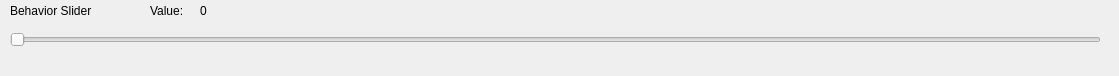
<?xml version="1.0" encoding="UTF-8"?>
<ui version="4.0">
 <class>sliderWidget</class>
 <widget class="QWidget" name="sliderWidget">
  <property name="windowModality">
   <enum>Qt::NonModal</enum>
  </property>
  <property name="geometry">
   <rect>
    <x>0</x>
    <y>0</y>
    <width>1119</width>
    <height>76</height>
   </rect>
  </property>
  <property name="windowTitle">
   <string>Form</string>
  </property>
  <widget class="QLabel" name="behaviorLabel">
   <property name="geometry">
    <rect>
     <x>10</x>
     <y>0</y>
     <width>141</width>
     <height>21</height>
    </rect>
   </property>
   <property name="font">
    <font>
     <pointsize>9</pointsize>
    </font>
   </property>
   <property name="text">
    <string>Behavior Slider</string>
   </property>
  </widget>
  <widget class="QLabel" name="sliderValueLabel">
   <property name="geometry">
    <rect>
     <x>200</x>
     <y>0</y>
     <width>31</width>
     <height>21</height>
    </rect>
   </property>
   <property name="font">
    <font>
     <pointsize>9</pointsize>
    </font>
   </property>
   <property name="text">
    <string>0</string>
   </property>
  </widget>
  <widget class="QSlider" name="behaviorSlider">
   <property name="geometry">
    <rect>
     <x>10</x>
     <y>30</y>
     <width>1091</width>
     <height>20</height>
    </rect>
   </property>
   <property name="orientation">
    <enum>Qt::Horizontal</enum>
   </property>
  </widget>
  <widget class="QLabel" name="label">
   <property name="geometry">
    <rect>
     <x>150</x>
     <y>0</y>
     <width>41</width>
     <height>21</height>
    </rect>
   </property>
   <property name="font">
    <font>
     <pointsize>9</pointsize>
    </font>
   </property>
   <property name="text">
    <string>Value:</string>
   </property>
  </widget>
 </widget>
 <resources/>
 <connections/>
</ui>
